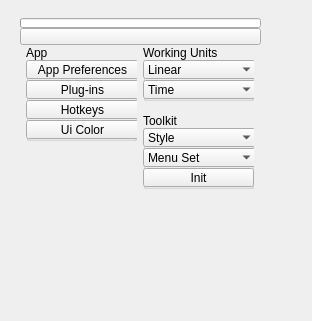
<?xml version="1.0" encoding="UTF-8"?>
<ui version="4.0">
 <class>QtUi</class>
 <widget class="QMainWindow" name="QtUi">
  <property name="enabled">
   <bool>true</bool>
  </property>
  <property name="geometry">
   <rect>
    <x>0</x>
    <y>0</y>
    <width>312</width>
    <height>321</height>
   </rect>
  </property>
  <property name="minimumSize">
   <size>
    <width>120</width>
    <height>0</height>
   </size>
  </property>
  <property name="maximumSize">
   <size>
    <width>999</width>
    <height>999</height>
   </size>
  </property>
  <property name="windowTitle">
   <string>Toolkit</string>
  </property>
  <property name="tabShape">
   <enum>QTabWidget::Triangular</enum>
  </property>
  <property name="dockNestingEnabled">
   <bool>true</bool>
  </property>
  <property name="dockOptions">
   <set>QMainWindow::AllowNestedDocks|QMainWindow::AllowTabbedDocks|QMainWindow::AnimatedDocks|QMainWindow::ForceTabbedDocks</set>
  </property>
  <widget class="QWidget" name="mainWindow">
   <widget class="QWidget" name="layoutWidget_2">
    <property name="geometry">
     <rect>
      <x>20</x>
      <y>18</y>
      <width>241</width>
      <height>189</height>
     </rect>
    </property>
    <layout class="QGridLayout" name="gridLayout">
     <property name="spacing">
      <number>0</number>
     </property>
     <item row="1" column="1" colspan="2">
      <widget class="QPushButton_Draggable" name="pin">
       <property name="minimumSize">
        <size>
         <width>19</width>
         <height>17</height>
        </size>
       </property>
       <property name="maximumSize">
        <size>
         <width>999</width>
         <height>17</height>
        </size>
       </property>
       <property name="text">
        <string/>
       </property>
       <property name="checkable">
        <bool>true</bool>
       </property>
      </widget>
     </item>
     <item row="0" column="1" colspan="2">
      <widget class="QProgressBar_" name="progressBar">
       <property name="sizePolicy">
        <sizepolicy hsizetype="Ignored" vsizetype="Fixed">
         <horstretch>0</horstretch>
         <verstretch>0</verstretch>
        </sizepolicy>
       </property>
       <property name="minimumSize">
        <size>
         <width>0</width>
         <height>10</height>
        </size>
       </property>
       <property name="maximumSize">
        <size>
         <width>16777215</width>
         <height>10</height>
        </size>
       </property>
       <property name="value">
        <number>0</number>
       </property>
       <property name="textVisible">
        <bool>false</bool>
       </property>
      </widget>
     </item>
     <item row="2" column="1" colspan="2">
      <layout class="QHBoxLayout" name="horizontalLayout">
       <item>
        <layout class="QVBoxLayout" name="verticalLayout">
         <property name="spacing">
          <number>12</number>
         </property>
         <item>
          <widget class="QGroupBox" name="groupBox_3">
           <property name="minimumSize">
            <size>
             <width>0</width>
             <height>96</height>
            </size>
           </property>
           <property name="maximumSize">
            <size>
             <width>111</width>
             <height>999</height>
            </size>
           </property>
           <property name="title">
            <string>App</string>
           </property>
           <widget class="QPushButton" name="b008">
            <property name="geometry">
             <rect>
              <x>0</x>
              <y>55</y>
              <width>113</width>
              <height>19</height>
             </rect>
            </property>
            <property name="toolTip">
             <string>Platonic solids</string>
            </property>
            <property name="text">
             <string>Hotkeys</string>
            </property>
           </widget>
           <widget class="QPushButton" name="b009">
            <property name="geometry">
             <rect>
              <x>0</x>
              <y>35</y>
              <width>113</width>
              <height>19</height>
             </rect>
            </property>
            <property name="text">
             <string>Plug-ins</string>
            </property>
           </widget>
           <widget class="QPushButton" name="b010">
            <property name="geometry">
             <rect>
              <x>0</x>
              <y>15</y>
              <width>113</width>
              <height>19</height>
             </rect>
            </property>
            <property name="text">
             <string>App Preferences</string>
            </property>
           </widget>
           <widget class="QPushButton" name="b001">
            <property name="geometry">
             <rect>
              <x>0</x>
              <y>75</y>
              <width>113</width>
              <height>19</height>
             </rect>
            </property>
            <property name="toolTip">
             <string>Open color settings editor</string>
            </property>
            <property name="text">
             <string>Ui Color</string>
            </property>
           </widget>
          </widget>
         </item>
         <item>
          <spacer name="verticalSpacer_2">
           <property name="orientation">
            <enum>Qt::Vertical</enum>
           </property>
           <property name="sizeHint" stdset="0">
            <size>
             <width>20</width>
             <height>40</height>
            </size>
           </property>
          </spacer>
         </item>
        </layout>
       </item>
       <item>
        <layout class="QVBoxLayout" name="verticalLayout_2">
         <property name="spacing">
          <number>12</number>
         </property>
         <item>
          <widget class="QGroupBox" name="groupBox_5">
           <property name="minimumSize">
            <size>
             <width>0</width>
             <height>56</height>
            </size>
           </property>
           <property name="maximumSize">
            <size>
             <width>111</width>
             <height>999</height>
            </size>
           </property>
           <property name="title">
            <string>Working Units</string>
           </property>
           <widget class="QComboBox_" name="cmb001">
            <property name="geometry">
             <rect>
              <x>0</x>
              <y>15</y>
              <width>113</width>
              <height>19</height>
             </rect>
            </property>
            <property name="minimumSize">
             <size>
              <width>113</width>
              <height>0</height>
             </size>
            </property>
            <property name="maximumSize">
             <size>
              <width>111</width>
              <height>19</height>
             </size>
            </property>
            <property name="toolTip">
             <string>Set working units: Linear</string>
            </property>
            <property name="maxCount">
             <number>999</number>
            </property>
            <property name="sizeAdjustPolicy">
             <enum>QComboBox::AdjustToContents</enum>
            </property>
            <property name="frame">
             <bool>false</bool>
            </property>
            <item>
             <property name="text">
              <string>Linear</string>
             </property>
            </item>
           </widget>
           <widget class="QComboBox_" name="cmb002">
            <property name="geometry">
             <rect>
              <x>0</x>
              <y>35</y>
              <width>113</width>
              <height>19</height>
             </rect>
            </property>
            <property name="minimumSize">
             <size>
              <width>113</width>
              <height>0</height>
             </size>
            </property>
            <property name="maximumSize">
             <size>
              <width>111</width>
              <height>19</height>
             </size>
            </property>
            <property name="toolTip">
             <string>Set working units: Time</string>
            </property>
            <property name="maxCount">
             <number>999</number>
            </property>
            <property name="sizeAdjustPolicy">
             <enum>QComboBox::AdjustToContents</enum>
            </property>
            <property name="frame">
             <bool>false</bool>
            </property>
            <item>
             <property name="text">
              <string>Time</string>
             </property>
            </item>
           </widget>
          </widget>
         </item>
         <item>
          <widget class="QGroupBox" name="groupBox">
           <property name="minimumSize">
            <size>
             <width>0</width>
             <height>76</height>
            </size>
           </property>
           <property name="maximumSize">
            <size>
             <width>111</width>
             <height>999</height>
            </size>
           </property>
           <property name="title">
            <string>Toolkit</string>
           </property>
           <widget class="QComboBox_" name="cmb000">
            <property name="geometry">
             <rect>
              <x>0</x>
              <y>15</y>
              <width>113</width>
              <height>19</height>
             </rect>
            </property>
            <property name="minimumSize">
             <size>
              <width>113</width>
              <height>0</height>
             </size>
            </property>
            <property name="maximumSize">
             <size>
              <width>113</width>
              <height>19</height>
             </size>
            </property>
            <property name="toolTip">
             <string>Select shorcut menu set type.</string>
            </property>
            <property name="maxVisibleItems">
             <number>50</number>
            </property>
            <property name="sizeAdjustPolicy">
             <enum>QComboBox::AdjustToContentsOnFirstShow</enum>
            </property>
            <property name="frame">
             <bool>false</bool>
            </property>
            <item>
             <property name="text">
              <string>Style</string>
             </property>
            </item>
           </widget>
           <widget class="QComboBox_" name="cmb003">
            <property name="geometry">
             <rect>
              <x>0</x>
              <y>35</y>
              <width>113</width>
              <height>19</height>
             </rect>
            </property>
            <property name="minimumSize">
             <size>
              <width>113</width>
              <height>0</height>
             </size>
            </property>
            <property name="maximumSize">
             <size>
              <width>113</width>
              <height>19</height>
             </size>
            </property>
            <property name="toolTip">
             <string>Select shorcut menu set type.</string>
            </property>
            <property name="maxVisibleItems">
             <number>50</number>
            </property>
            <property name="sizeAdjustPolicy">
             <enum>QComboBox::AdjustToContentsOnFirstShow</enum>
            </property>
            <property name="frame">
             <bool>false</bool>
            </property>
            <item>
             <property name="text">
              <string>Menu Set</string>
             </property>
            </item>
           </widget>
           <widget class="QPushButton" name="b000">
            <property name="geometry">
             <rect>
              <x>0</x>
              <y>55</y>
              <width>111</width>
              <height>19</height>
             </rect>
            </property>
            <property name="toolTip">
             <string>Re-Initialize instance</string>
            </property>
            <property name="text">
             <string>Init</string>
            </property>
           </widget>
          </widget>
         </item>
         <item>
          <spacer name="verticalSpacer">
           <property name="orientation">
            <enum>Qt::Vertical</enum>
           </property>
           <property name="sizeHint" stdset="0">
            <size>
             <width>20</width>
             <height>40</height>
            </size>
           </property>
          </spacer>
         </item>
        </layout>
       </item>
      </layout>
     </item>
    </layout>
   </widget>
  </widget>
 </widget>
 <customwidgets>
  <customwidget>
   <class>QPushButton_Draggable</class>
   <extends>QPushButton</extends>
   <header>widgets.qpushbutton_draggable.h</header>
  </customwidget>
  <customwidget>
   <class>QProgressBar_</class>
   <extends>QProgressBar</extends>
   <header>widgets.qprogressbar_.h</header>
  </customwidget>
  <customwidget>
   <class>QComboBox_</class>
   <extends>QComboBox</extends>
   <header>widgets.qcombobox_.h</header>
  </customwidget>
 </customwidgets>
 <resources/>
 <connections/>
 <designerdata>
  <property name="gridDeltaX">
   <number>5</number>
  </property>
  <property name="gridDeltaY">
   <number>5</number>
  </property>
  <property name="gridSnapX">
   <bool>true</bool>
  </property>
  <property name="gridSnapY">
   <bool>true</bool>
  </property>
  <property name="gridVisible">
   <bool>true</bool>
  </property>
 </designerdata>
</ui>
